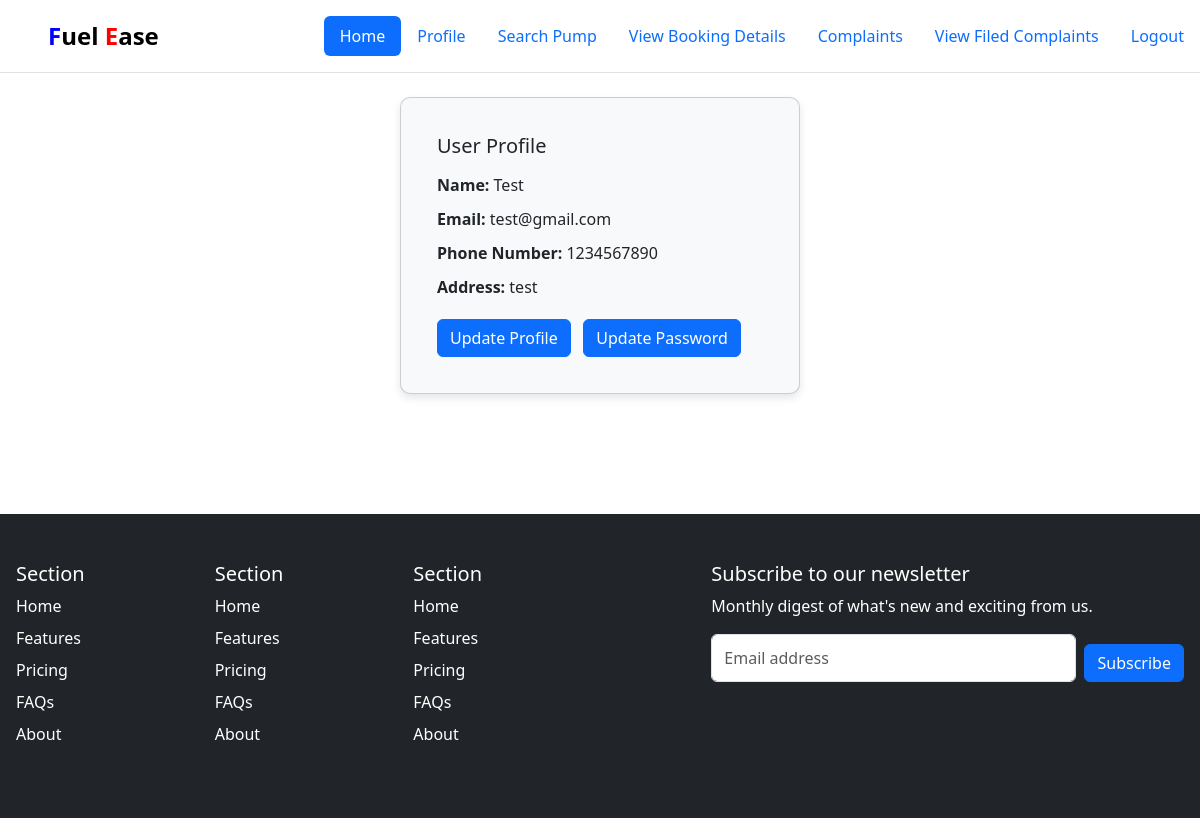
Screenshot of /User/profile/ (signed in) with the database file from the repository.
### User/models.py (models this page shows)
class Newuser(models.Model):
    username = models.CharField(max_length=100)
    email = models.EmailField(unique=True)
    password = models.CharField(max_length=100)
    phone_number = models.CharField(max_length=20)
    address = models.CharField(max_length=255)
    status = models.CharField(max_length=20)

### User/views.py (the view)
# urls.py: path('profile/', views.userdetails, name='profile'),
def userdetails(request):
    uid = request.session.get("uid")
    if uid is None:
        return render(request, "User/error.html", {"error_message": "User ID not found in session."})
    try:
        user = Newuser.objects.get(id=uid)
    except Newuser.DoesNotExist:
        return render(request, "User/error.html", {"error_message": "User does not exist."})
    return render(request, "User/view_profile.html", {"details": user})

### User/templates/User/view_profile.html (shortened to what this page needs)
<!DOCTYPE html>
<html lang="en">
<head>
    <link href="https://cdn.jsdelivr.net/npm/bootstrap@5.3.3/dist/css/bootstrap.min.css" rel="stylesheet"
>
</head>
<body>
    <header class="d-flex flex-wrap justify-content-center py-3 mb-4 border-bottom">
        <a href="/"
            class="d-flex align-items-center mb-3 mb-md-0 me-md-auto link-body-emphasis text-decoration-none">
            <svg class="bi me-2" width="40" height="32">
                <use xlink:href="#bootstrap" />
            </svg>
            <span class="fs-4"><b><span style="color: blue;">F</span>uel <span style="color: rgb(255, 0, 0);">E</span>ase</b></span>
        </a>
        <ul class="nav nav-pills">
            <li class="nav-item"><a href="{% url 'User:user_home' %}" class="nav-link active" aria-current="page">Home</a></li>
            <li class="nav-item"><a href="{% url 'User:profile' %}" class="nav-link">Profile</a></li>
            <li class="nav-item"><a href="#" onclick="getLocation()" class="nav-link">Search Pump</a></li>
            <li class="nav-item"><a href="{% url 'User:booking_details' %}" class="nav-link">View Booking Details</a></li>
            <li class="nav-item"><a href="{% url 'User:Complaint' %}" class="nav-link">Complaints</a></li>
            <li class="nav-item"><a href="{% url 'User:view_replies' %}" class="nav-link">View Filed Complaints</a></li>
            <li class="nav-item"><a href="{% url 'User:index' %}" class="nav-link">Logout</a></li>
        </ul>
    </header>
    <div class="card">
        <div class="card-body">
            <h5 class="card-title">User Profile</h5>
            <p class="card-text"><strong>Name:</strong> {{ details.username }}</p>
            <p class="card-text"><strong>Email:</strong> {{ details.email }}</p>
            <p class="card-text"><strong>Phone Number:</strong> {{ details.phone_number }}</p>
            <p class="card-text"><strong>Address:</strong> {{ details.address }}</p>
            <a href="{% url 'User:update_profile' %}" class="btn btn-primary">Update Profile</a>
            <a href="{% url 'User:update_password' %}" class="btn btn-primary">Update Password</a>
        </div>
    </div>
<br><br><br><br><br>
 <footer class="py-5 text-bg-dark p-3">
    <div class="row">
        <div class="col-6 col-md-2 mb-3">
            <h5>Section</h5>
            <ul class="nav flex-column">
                <li class="nav-item mb-2"><a href="#" class="nav-link p-0 text-bg-dark text-bg-white">Home</a></li>
                <li class="nav-item mb-2"><a href="#" class="nav-link p-0 text-bg-dark">Features</a>
                </li>
                <li class="nav-item mb-2"><a href="#" class="nav-link p-0 text-bg-dark">Pricing</a>
                </li>
                <li class="nav-item mb-2"><a href="#" class="nav-link p-0 text-bg-dark">FAQs</a></li>
                <li class="nav-item mb-2"><a href="#" class="nav-link p-0 text-bg-dark">About</a>
                </li>
            </ul>
        </div>
        <div class="col-6 col-md-2 mb-3 ">
            <h5>Section</h5>
            <ul class="nav flex-column">
                <li class="nav-item mb-2 "><a href="#" class="nav-link p-0 text-bg-dark">Home</a></li>
                <li class="nav-item mb-2"><a href="#" class="nav-link p-0 text-bg-dark">Features</a>
                </li>
                <li class="nav-item mb-2"><a href="#" class="nav-link p-0 text-bg-dark">Pricing</a>
                </li>
                <li class="nav-item mb-2"><a href="#" class="nav-link p-0 text-bg-dark">FAQs</a></li>
                <li class="nav-item mb-2"><a href="#" class="nav-link p-0 text-bg-dark">About</a>
                </li>
            </ul>
        </div>
        <div class="col-6 col-md-2 mb-3 ">
            <h5>Section</h5>
            <ul class="nav flex-column">
                <li class="nav-item mb-2"><a href="#" class="nav-link p-0  text-bg-dark ">Home</a></li>
                <li class="nav-item mb-2"><a href="#" class="nav-link p-0 text-bg-dark">Features</a>
                </li>
                <li class="nav-item mb-2"><a href="#" class="nav-link p-0 text-bg-dark">Pricing</a>
                </li>
                <li class="nav-item mb-2"><a href="#" class="nav-link p-0 text-bg-dark">FAQs</a></li>
                <li class="nav-item mb-2"><a href="#" class="nav-link p-0 text-bg-dark">About</a>
                </li>
            </ul>
        </div>
        <div class="col-md-5 offset-md-1 mb-3">
            <form>
                <h5>Subscribe to our newsletter</h5>
                <p>Monthly digest of what's new and exciting from us.</p>
                <div class="d-flex flex-column flex-sm-row w-100 gap-2">
                    <input id="newsletter1" type="text" class="form-control" placeholder="Email address">
                    <button class="btn btn-primary" type="button">Subscribe</button>
                </div>
            </form>
        </div>
    </div>
</footer>
</body>
</html>

### User/templates/User/view_profile.html (style rules this page uses)
.card { width: 400px; margin: 0 auto; border-radius: 10px; box-shadow: 0 4px 8px rgba(0, 0, 0, 0.1); background-color: #f8f9fa; padding: 20px; }
.card-title { font-size: 20px; margin-bottom: 15px; }
.card-text { font-size: 16px; margin-bottom: 10px; }
.btn-primary { margin-top: 10px; }

### rows the page displays
Newuser: username "Test", email "test@gmail.com", phone_number "1234567890", address "test"
